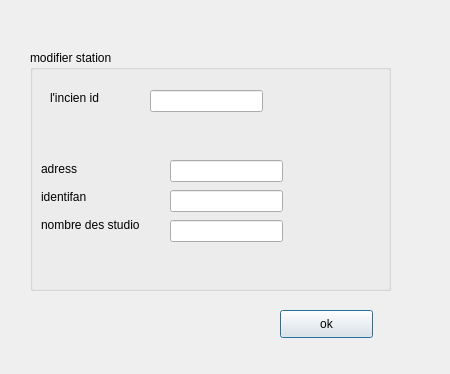
<?xml version="1.0" encoding="UTF-8"?>
<ui version="4.0">
 <class>modider_station</class>
 <widget class="QDialog" name="modider_station">
  <property name="geometry">
   <rect>
    <x>0</x>
    <y>0</y>
    <width>450</width>
    <height>374</height>
   </rect>
  </property>
  <property name="windowTitle">
   <string>Dialog</string>
  </property>
  <widget class="QGroupBox" name="groupBox">
   <property name="geometry">
    <rect>
     <x>30</x>
     <y>50</y>
     <width>361</width>
     <height>241</height>
    </rect>
   </property>
   <property name="title">
    <string>modifier station</string>
   </property>
   <widget class="QLabel" name="label">
    <property name="geometry">
     <rect>
      <x>20</x>
      <y>40</y>
      <width>56</width>
      <height>16</height>
     </rect>
    </property>
    <property name="text">
     <string>l'incien id</string>
    </property>
   </widget>
   <widget class="QLineEdit" name="lineEdit">
    <property name="geometry">
     <rect>
      <x>120</x>
      <y>40</y>
      <width>113</width>
      <height>22</height>
     </rect>
    </property>
   </widget>
   <widget class="QLineEdit" name="lineEdit_3">
    <property name="geometry">
     <rect>
      <x>140</x>
      <y>110</y>
      <width>113</width>
      <height>22</height>
     </rect>
    </property>
   </widget>
   <widget class="QLineEdit" name="lineEdit_4">
    <property name="geometry">
     <rect>
      <x>140</x>
      <y>140</y>
      <width>113</width>
      <height>22</height>
     </rect>
    </property>
   </widget>
   <widget class="QLineEdit" name="lineEdit_5">
    <property name="geometry">
     <rect>
      <x>140</x>
      <y>170</y>
      <width>113</width>
      <height>22</height>
     </rect>
    </property>
   </widget>
   <widget class="QLabel" name="label_4">
    <property name="geometry">
     <rect>
      <x>11</x>
      <y>139</y>
      <width>50</width>
      <height>16</height>
     </rect>
    </property>
    <property name="text">
     <string>identifan</string>
    </property>
   </widget>
   <widget class="QLabel" name="label_3">
    <property name="geometry">
     <rect>
      <x>11</x>
      <y>111</y>
      <width>38</width>
      <height>16</height>
     </rect>
    </property>
    <property name="text">
     <string>adress</string>
    </property>
   </widget>
   <widget class="QLabel" name="label_5">
    <property name="geometry">
     <rect>
      <x>11</x>
      <y>167</y>
      <width>107</width>
      <height>16</height>
     </rect>
    </property>
    <property name="text">
     <string>nombre des studio</string>
    </property>
   </widget>
  </widget>
  <widget class="QPushButton" name="pushButton">
   <property name="geometry">
    <rect>
     <x>280</x>
     <y>310</y>
     <width>93</width>
     <height>28</height>
    </rect>
   </property>
   <property name="text">
    <string>ok</string>
   </property>
  </widget>
 </widget>
 <resources/>
 <connections/>
</ui>
